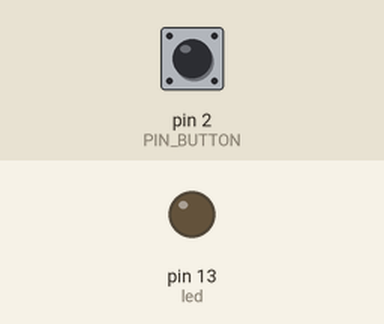
A sketch run on a simulated Arduino Uno, built with avr-gcc and run on an emulated ATmega328P. Parts: output pins drawn as LEDs (lit = HIGH). The test bench sets the inputs (shaded band); at power-on: pin 2 (PIN_BUTTON) HIGH.

Above: at 1.2 s.
1.3 s: pin 2 (PIN_BUTTON) pulled LOW for 0.15 s
At 1.37 s:
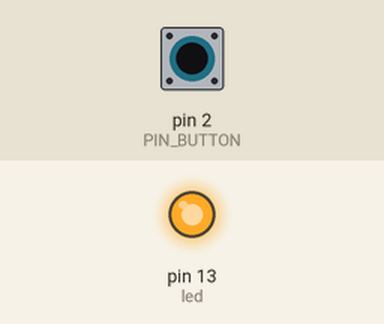
2.9 s: pin 2 (PIN_BUTTON) pulled LOW for 3.2 s
At 6.7 s:
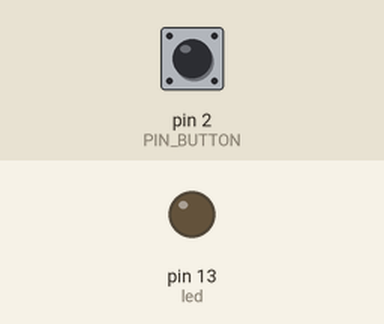
Timing chart, 0 to 8.2 s (numbered marks = the images above; inputs shaded):
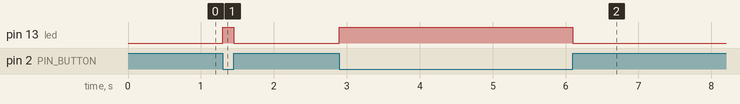

Measured:
- after the input at 1.3 s, pin 13 (led): LOW → HIGH at once, → LOW 0.15 s later
- after the input at 2.9 s, pin 13 (led): LOW → HIGH at once, → LOW 3.2 s later

The sketch:

GrayWater.ino
```cpp
#include "pins.h"

void setup() {
  // initialize the digital pin as an output.
  pinMode(led, OUTPUT);
  pinMode(PIN_BUTTON, INPUT_PULLUP);
}

void loop() {
  // Interrupt handler when button state changes
  int state = digitalRead(PIN_BUTTON);
  if(state == LOW) { // Low means pressed
    digitalWrite(led, HIGH);   // turn the LED on (HIGH is the voltage level)
  } else {
    digitalWrite(led, LOW);    // turn the LED off by making the voltage LOW
  }
}
```

pins.h
```cpp
#ifndef PINS_H
#define PINS_H

int led = 13;

enum Pins { PIN_LED_BOTH = -1,
            PIN_LED_RIGHT = 7,
            PIN_LED_LEFT = 4,
            PIN_LED_BLUE = 5,
            PIN_LED_GREEN = 6,
            PIN_LED_RED = 10,
            PIN_IR_IN = 11,
            PIN_IR_OUT = 3,
            PIN_BUTTON = 2
          };

enum Interrrupts {
            INT_BUTTON = 1,
            INT_RF = 2
};

#endif // PINS_H
```
